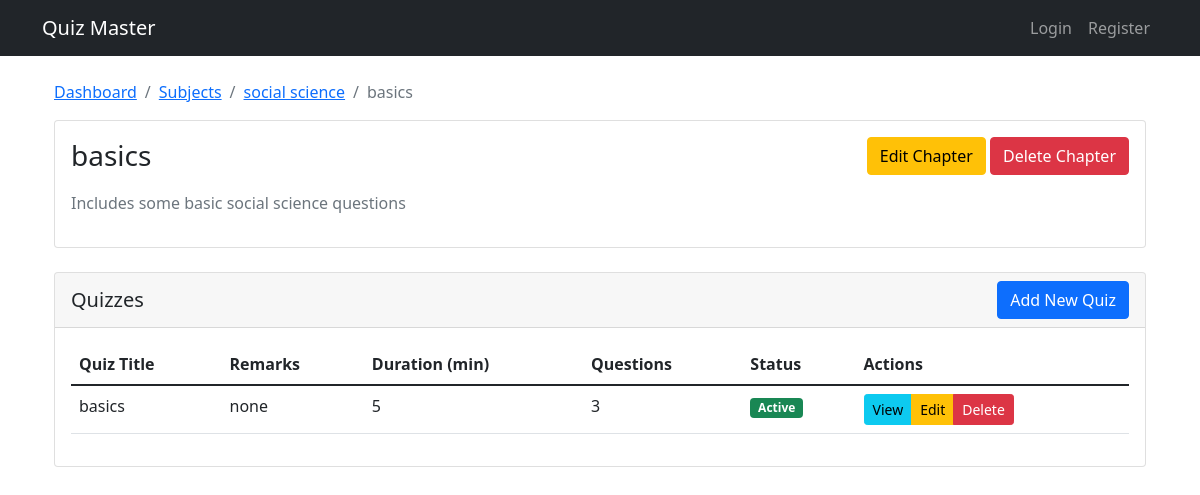
The app's page /admin/chapter/1 with its own data.
### backend/models.py (models this page shows)
class Subject(db.Model):
    __tablename__ = 'subjects'
    id = db.Column(db.Integer, primary_key=True)
    name = db.Column(db.String(100), nullable=False)
    description = db.Column(db.Text)
    chapters = relationship('Chapter', back_populates='subject', cascade='all, delete-orphan')

class Chapter(db.Model):
    __tablename__ = 'chapters'
    id = db.Column(db.Integer, primary_key=True)
    subject_id = db.Column(db.Integer, db.ForeignKey('subjects.id'), nullable=False)
    name = db.Column(db.String(100), nullable=False)
    description = db.Column(db.Text)
    subject = relationship('Subject', back_populates='chapters')
    quizzes = relationship('Quiz', back_populates='chapter', cascade='all, delete-orphan')

class Quiz(db.Model):
    __tablename__ = 'quizzes'
    id = db.Column(db.Integer, primary_key=True)
    chapter_id = db.Column(db.Integer, db.ForeignKey('chapters.id'), nullable=False)
    title = db.Column(db.String(200), nullable=False)
    remarks = db.Column(db.String)
    duration_minutes = db.Column(db.Integer, nullable=False, default=30)
    passing_percentage = db.Column(db.Integer, nullable=False, default=60)
    is_active = db.Column(db.Boolean, default=True)
    chapter = relationship('Chapter', back_populates='quizzes')
    questions = relationship('Question', back_populates='quiz', cascade='all, delete-orphan')
    scores = relationship('Score', back_populates='quiz', cascade='all, delete-orphan')

### backend/controllers.py (the view)
@app.route('/admin/chapter/<int:chapter_id>')
def view_chapter(chapter_id):
    chapter = Chapter.query.get_or_404(chapter_id)
    return render_template('admin/view_chapter.html', chapter=chapter)

### templates/admin/view_chapter.html (shortened to what this page needs)
{% extends "base.html" %}
{% block content %}
<div class="container">
    <nav aria-label="breadcrumb">
        <ol class="breadcrumb">
            <li class="breadcrumb-item"><a href="{{ url_for('admin_dashboard') }}">Dashboard</a></li>
            <li class="breadcrumb-item"><a href="{{ url_for('list_subjects') }}">Subjects</a></li>
            <li class="breadcrumb-item"><a href="{{ url_for('view_subject', subject_id=chapter.subject.id) }}">{{ chapter.subject.name }}</a></li>
            <li class="breadcrumb-item active">{{ chapter.name }}</li>
        </ol>
    </nav>
    <div class="row mb-4">
        <div class="col-md-12">
            <div class="card">
                <div class="card-body">
                    <div class="d-flex justify-content-between align-items-center mb-3">
                        <h3 class="card-title mb-0">{{ chapter.name }}</h3>
                        <div>
                            <a href="{{ url_for('edit_chapter', chapter_id=chapter.id) }}" class="btn btn-warning">Edit Chapter</a>
                            <a href="{{ url_for('delete_chapter', chapter_id=chapter.id) }}" class="btn btn-danger" onclick="return confirm('Are you sure you want to delete this chapter? This will also delete all associated quizzes.')">Delete Chapter</a>
                        </div>
                    </div>
                    <p class="text-muted">{{ chapter.description or 'No description available.' }}</p>
                </div>
            </div>
        </div>
    </div>
    <div class="row">
        <div class="col-md-12">
            <div class="card">
                <div class="card-header">
                    <div class="d-flex justify-content-between align-items-center">
                        <h5 class="mb-0">Quizzes</h5>
                        <a href="{{ url_for('create_quiz', chapter_id=chapter.id) }}" class="btn btn-primary">Add New Quiz</a>
                    </div>
                </div>
                <div class="card-body">
                    {% if chapter.quizzes %}
                        <div class="table-responsive">
                            <table class="table table-hover">
                                <thead>
                                    <tr>
                                        <th>Quiz Title</th>
                                        <th>Remarks</th>
                                        <th>Duration (min)</th>
                                        <th>Questions</th>
                                        <th>Status</th>
                                        <th>Actions</th>
                                    </tr>
                                </thead>
                                <tbody>
                                    {% for quiz in chapter.quizzes %}
                                        <tr>
                                            <td>{{ quiz.title }}</td>
                                            <td>{{ quiz.remarks|truncate(50) if quiz.remarks else 'No remarks' }}</td>
                                            <td>{{ quiz.duration_minutes }}</td>
                                            <td>{{ quiz.questions|length }}</td>
                                            <td>
                                                <span class="badge bg-{{ 'success' if quiz.is_active else 'secondary' }}">
                                                    {{ 'Active' if quiz.is_active else 'Inactive' }}
                                                </span>
                                            </td>
                                            <td>
                                                <div class="btn-group">
                                                    <a href="{{ url_for('view_quiz', quiz_id=quiz.id) }}" class="btn btn-info btn-sm">View</a>
                                                    <a href="{{ url_for('edit_quiz', quiz_id=quiz.id) }}" class="btn btn-warning btn-sm">Edit</a>
                                                    <a href="{{ url_for('delete_quiz', quiz_id=quiz.id) }}" class="btn btn-danger btn-sm" onclick="return confirm('Are you sure you want to delete this quiz? This will also delete all associated questions and scores.')">Delete</a>
                                                </div>
                                            </td>
                                        </tr>
                                    {% endfor %}
                                </tbody>
                            </table>
                        </div>
                    {% else %}
                        <div class="alert alert-info">
                            No quizzes found. Click "Add New Quiz" to create one.
                        </div>
                    {% endif %}
                </div>
            </div>
        </div>
    </div>
</div>
{% endblock %}

### records on screen
Subject: subject.name "social science"
Chapter: name "basics", description "Includes some basic social science questions"
Quiz: title "basics", remarks "none", duration_minutes "5", questions|length "3", is_active "Active"
